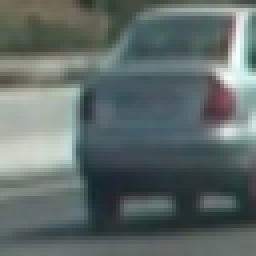
#> input picture vehicle_detection/data/vehicles/Additional/image0011.png, 64 x 64 px (shown 4 times larger)
$ jupyter execute --allow-errors vehicle_detection.ipynb   (shell and % lines are left out)   (older library calls are emulated)
#> lines starting #> are read from the running program, lines starting #| are printed output that depends on the picture
### vehicle_detection/extraction_functions.py
## FEATURE EXTRACTION FUNCTIONS
import numpy as np
import cv2
import time
from skimage.feature import hog
from scipy.ndimage.measurements import label
from common_functions import *
# A function to return HOG features and visualization
def get_hog_features(img, orient, pix_per_cell, cell_per_block, vis=False, feature_vec=True):
    # Call with two outputs if vis==True
    if vis == True:
        features, hog_image = hog(img, orientations=orient,pixels_per_cell=(pix_per_cell, pix_per_cell),
                                  block_norm='L2-Hys', cells_per_block=(cell_per_block, cell_per_block),
                                  transform_sqrt=True, visualise=vis, feature_vector=feature_vec)
        return features, hog_image
    # Otherwise call with one output
    else:
        features = hog(img, orientations=orient,pixels_per_cell=(pix_per_cell, pix_per_cell),
                       cells_per_block=(cell_per_block, cell_per_block), block_norm='L2-Hys',
                       transform_sqrt=True, visualise=vis, feature_vector=feature_vec)
        return features

# A function to extract features from a list of images
# this function calls single_img_features() function
def extract_features(imgs, color_space='RGB', spatial_size=(32, 32), hist_bins=32, orient=9,
                     pix_per_cell=8, cell_per_block=2, hog_channel=0):
    # Create a list to append feature vectors to
    features = []
    # Iterate through the list of images
    for file in imgs:
        # Read in each image using cv2.imread->convert it to RGB color space
        image = cv2.cvtColor(cv2.imread(file),cv2.COLOR_BGR2RGB)
        # collect features for each image
        features.append(single_img_features(image, color_space, spatial_size,hist_bins, orient,
                                            pix_per_cell, cell_per_block, hog_channel))
    return features

# A function to extract features from a single image window
def single_img_features(image, color_space='RGB', spatial_size=(32, 32), hist_bins=32, orient=9,
                        pix_per_cell=8, cell_per_block=2, hog_channel=0):
    # Create a list to append feature vectors to
    features = []
    # apply color conversion if other than 'RGB'
    feature_image = convert_color(image,conv=color_space)
    # Call get_hog_features() with vis=False, feature_vec=False
    if hog_channel == 'ALL':
        hog_features = []
        for channel in range(feature_image.shape[2]):
            hog_features.append(get_hog_features(feature_image[:, :, channel],
                                                 orient, pix_per_cell, cell_per_block, vis=False,
                                                 feature_vec=False))
        hog_features = np.ravel(hog_features)
    else:
        hog_features = get_hog_features(feature_image[:, :, hog_channel], orient,
                                        pix_per_cell, cell_per_block, vis=False, feature_vec=False)
        hog_features = np.ravel(hog_features)

    # Get the spatial binned features
    spatial_features = bin_spatial(feature_image, size=spatial_size)
    # Get the color histograms
    hist_features = color_hist(feature_image, nbins=hist_bins)
    # Put all features together
    features= np.concatenate((hog_features,hist_features,spatial_features))

    return features


# Define a single function that can extract features using hog sub-sampling and make predictions
# [108 lines left out: functions find_cars, predict_vehicle, not called in this run]

### vehicle_detection/common_functions.py

import numpy as np
import cv2
# from skimage.feature import hog

# Converts one color space to another
def convert_color(image, conv='RGB'):
    if conv != 'RGB':
        if conv == 'HSV':
            return cv2.cvtColor(image, cv2.COLOR_RGB2HSV)
        elif conv == 'LUV':
            return cv2.cvtColor(image, cv2.COLOR_RGB2LUV)
        elif conv == 'HLS':
            return cv2.cvtColor(image, cv2.COLOR_RGB2HLS)
        elif conv == 'YUV':
            return cv2.cvtColor(image, cv2.COLOR_RGB2YUV)
        elif conv == 'YCrCb':
            return cv2.cvtColor(image, cv2.COLOR_RGB2YCrCb)
    else:
        return image # return the image as is

# Define a function to compute binned color features
def bin_spatial(img, size=(32, 32)):
    # Use cv2.resize().ravel() to create the feature vector
    features = cv2.resize(img, size).ravel()
    return features

# Define a function to compute color histogram features
def color_hist(img, nbins=32, bins_range=(0, 256)):
    # Compute the histogram of the color channels separately
    channel1_hist = np.histogram(img[:,:,0], bins=nbins, range=bins_range)
    channel2_hist = np.histogram(img[:,:,1], bins=nbins, range=bins_range)
    channel3_hist = np.histogram(img[:,:,2], bins=nbins, range=bins_range)
    # Concatenate the histograms into a single feature vector
    hist_features = np.concatenate((channel1_hist[0], channel2_hist[0], channel3_hist[0]))
    return hist_features

# [41 lines left out: functions add_heat, apply_threshold, draw_boxes, draw_labeled_bboxes, not called in this run]

### vehicle_detection/vehicle_detection.ipynb
## Import necessary python libraries and custom functions

[cell 1]
import os
import time
import glob
import pickle
import cv2
from sklearn.svm import LinearSVC
from sklearn.preprocessing import StandardScaler
from sklearn.model_selection import train_test_split
from scipy.ndimage.measurements import label
import matplotlib.pyplot as plt
import matplotlib.image as mpimg
from common_functions import * # import custom functions
from extraction_functions import *

## Feature extraction parameters
color_space = 'YCrCb'    # Can be RGB, HSV, LUV, HLS, YUV, YCrCb
orient = 9               # HOG orientations
pix_per_cell = 8         # HOG pixels per cell
cell_per_block = 2       # HOG cells per block
hog_channel = "ALL"      # Can be 0, 1, 2, or "ALL"
spatial_size = (32, 32)  # Spatial binning dimensions
hist_bins = 32           # Number of histogram bins
#############################

### Image dataset reading

[cell 2]
# Read in car and non-car images which are already in separate folders
### car data is placed in six folders and
### notcar data is placced in two folders
car_paths = ['data/vehicles/KITTI_extracted/*.png',
             'data/vehicles/GTI_Far/*.png',
             'data/vehicles/GTI_Left/*.png',
             'data/vehicles/GTI_Right/*.png',
             'data/vehicles/GTI_MiddleClose/*.png',
             'data/vehicles/Additional/*.png']

notcar_paths = ['data/non-vehicles/Extras/*.png',
                'data/non-vehicles/GTI/*.png']

cars = []
notcars = []

# store actual image paths in their respective lists
# car image files
for car_path in car_paths:
    car_images = glob.glob(car_path)
    for car_image in car_images:
        cars.append(car_image)
# notcar image files
for notcar_path in notcar_paths:
    notcar_images = glob.glob(notcar_path)
    for notcar_image in notcar_images:
        notcars.append(notcar_image)
#> further down, car_img1 is the input picture: shape (64, 64, 3) float32; mean R, G, B 0.376, 0.42, 0.411
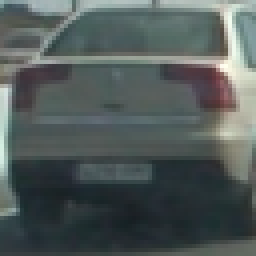
#> input picture vehicle_detection/data/vehicles/Additional/image0042.png, 64 x 64 px (shown 4 times larger)
#> further down, car_img2 is the input picture: shape (64, 64, 3) float32; mean R, G, B 0.321, 0.357, 0.352

print('Number of car images:',len(cars))
print('Number of noncar images:',len(notcars))

### Visualize data samples

#> (a cell that did not finish here is left out)

[cell 4]
#Visualize what the hog features look like. By setting vis=True, get_hog_features() returns the hog_image
features_car, car_hog_img = get_hog_features(cv2.cvtColor(car_img1,cv2.COLOR_RGB2GRAY), orient, pix_per_cell, cell_per_block, vis=True, feature_vec=True)
#> in get_hog_features, `features, hog_image = hog(img, orientations=orient,pixels_per_cell=(pi..`: features = 1764 values, max 0.552 at index 508, min 0 at index 10, mean 0.11
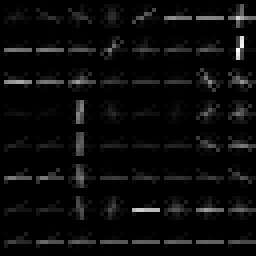
#> car_hog_img: shape (64, 64) float32 (shown 4 times larger); min 0, max 0.145, mean 0.00628; drawn with min black and max white
#> features_car has the same summary as features in get_hog_features
#> (the rest of this cell did not finish here and is left out)

### Training the SVC linear model

[cell 5]
## Get the features vector
print('Processing ...')
t = time.time()
car_features = extract_features(cars, color_space=color_space, spatial_size=spatial_size, hist_bins=hist_bins,
                                orient=orient, pix_per_cell=pix_per_cell, cell_per_block=cell_per_block,
                                hog_channel=hog_channel)
#> in convert_color, `return cv2.cvtColor(image, cv2.COLOR_RGB2YCrCb)`: returned value: shape (64, 64, 3); mean of channels 0, 1, 2 103.5, 122.6, 128.8
#> after the loop in single_img_features, `for channel in range(feature_image.shape[2]):`: hog_features = 3 items
#> in single_img_features, `hog_features = np.ravel(hog_features)`: hog_features = 5292 values, max 0.542 at index 508, min 0 at index 10, mean 0.119
#> in bin_spatial, `features = cv2.resize(img, size).ravel()`: features = 3072 values, max 246 at index 759, min 36 at index 2247, mean 118.4
#> in single_img_features, `spatial_features = bin_spatial(feature_image, size=spatial_size)`: spatial_features has the same summary as features in bin_spatial
#> in color_hist, `hist_features = np.concatenate((channel1_hist[0], channel2_hist[0], ch..`: hist_features = 96 values, max 2563 at index 80, min 0 at index 0, mean 128
#> in single_img_features, `features= np.concatenate((hog_features,hist_features,spatial_features))`: features = 8460 values, max 2563 at index 5372, min 0 at index 10, mean 44.53
#> car_features = 3 items
notcar_features = extract_features(notcars, color_space=color_space, spatial_size=spatial_size, hist_bins=hist_bins,
                                   orient=orient, pix_per_cell=pix_per_cell,cell_per_block=cell_per_block,
                                   hog_channel=hog_channel)
#> (reads vehicle_detection/svc_model.pkl from the repository)
t2 = time.time()
print('Time taken to extract features: ', round(t2 - t, 2), 'Seconds.')

# Create an array stack of feature vectors
#> (the rest of this cell did not finish here and is left out)
